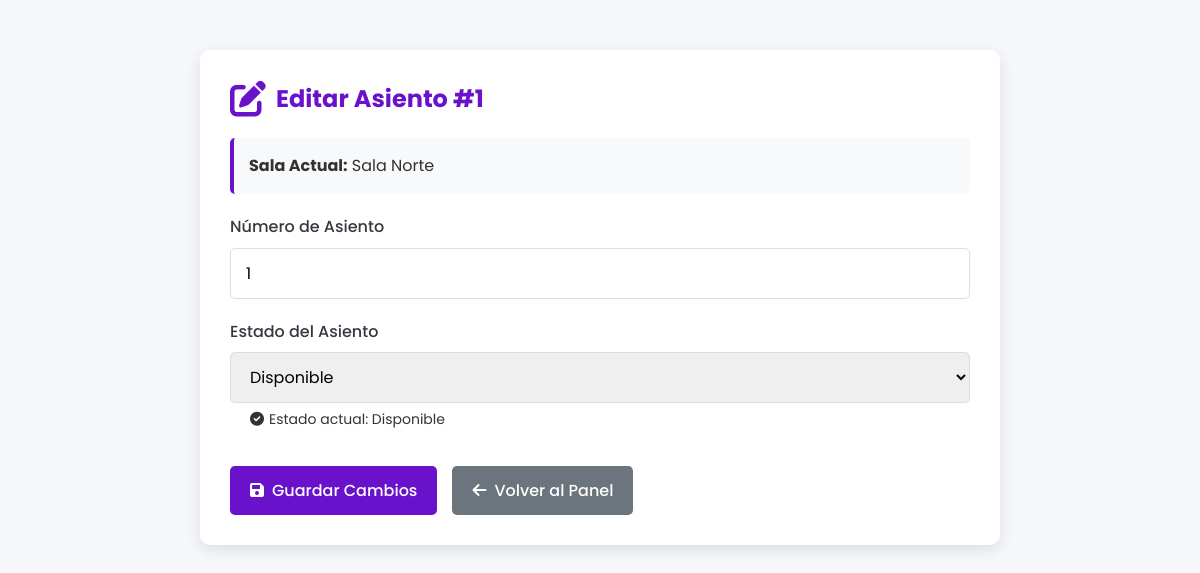
The app's page /admin/asientos/edit_asiento.php?id=147 with its own data.
### tables this page shows
CREATE TABLE `asientos` (
  `id_asiento` bigint(20) NOT NULL,
  `id_sala` bigint(20) NOT NULL,
  `fila` varchar(1) NOT NULL,
  `numero` int(11) NOT NULL,
  `tipo_asiento` varchar(50) NOT NULL,
  `estado` varchar(20) NOT NULL DEFAULT 'disponible'
);

CREATE TABLE `salas` (
  `id_sala` bigint(20) NOT NULL,
  `nombre` varchar(50) NOT NULL,
  `capacidad` int(11) NOT NULL
);

### admin/asientos/edit_asiento.php (the view, shortened to what this page needs)
<?php
require_once "../../api/db.php";
if (isset($_GET["id"])) {
    $id_asiento = $_GET["id"];
    $stmt = $pdo->prepare("SELECT * FROM asientos WHERE id_asiento = ?");
    $stmt->execute([$id_asiento]);
    $asiento = $stmt->fetch(PDO::FETCH_ASSOC);
}
?>
<!DOCTYPE html>
<html lang="es">
<head>
    <link rel="stylesheet" href="https://cdnjs.cloudflare.com/ajax/libs/font-awesome/6.0.0-beta3/css/all.min.css">
</head>
<body>
    <div class="container">
        <h2><i class="fas fa-edit"></i> Editar Asiento #<?= $asiento['numero'] ?></h2>
        <?php
        $stmt = $pdo->prepare("SELECT nombre FROM salas WHERE id_sala = ?");
        $stmt->execute([$asiento['id_sala']]);
        $sala = $stmt->fetch(PDO::FETCH_ASSOC);
        ?>
        <div class="current-sala">
            <strong>Sala Actual:</strong> <?= $sala['nombre'] ?>
        </div>
        <form method="POST">
            <div class="form-group">
                <label for="numero">Número de Asiento</label>
                <input type="number" name="numero" id="numero" value="<?= $asiento['numero'] ?>" min="1" required>
            </div>
            <div class="form-group">
                <label for="estado">Estado del Asiento</label>
                <select name="estado" id="estado" required>
                    <option value="disponible" <?= ($asiento['estado'] == "disponible") ? "selected" : "" ?>>
                        Disponible
                    </option>
                </select>
                <span class="status-badge status-<?= $asiento['estado'] ?>">
                    <i class="fas <?= ($asiento['estado'] == "disponible") ? 'fa-check-circle' : 'fa-times-circle' ?>"></i>
                    Estado actual: <?= ucfirst($asiento['estado']) ?>
                </span>
            </div>
            <div class="btn-group">
            <button type="submit" class="btn btn-primary">
                <i class="fas fa-save"></i> Guardar Cambios
            </button>
            <a href="../../admin/index.php" class="btn btn-secondary">
                <i class="fas fa-arrow-left"></i> Volver al Panel
            </a>
        </div>
        </form>
    </div>
</body>
</html>

### admin/asientos/edit_asiento.php (style rules this page uses)
:root { --primary: #6a11cb; --secondary: #2575fc; --success: #28a745; --danger: #dc3545; --light: #f8f9fa; --dark: #343a40; }
* { margin: 0; padding: 0; box-sizing: border-box; font-family: 'Poppins', sans-serif; }
body { background-color: #f5f7fa; color: #333; line-height: 1.6; }
.container { max-width: 800px; margin: 50px auto; padding: 30px; background: white; border-radius: 10px; box-shadow: 0 5px 15px rgba(0, 0, 0, 0.1); }
h2 { color: var(--primary); margin-bottom: 20px; display: flex; align-items: center; gap: 10px; }
h2 i { font-size: 1.5em; }
.form-group { margin-bottom: 20px; }
label { display: block; margin-bottom: 8px; font-weight: 500; color: var(--dark); }
select, input { width: 100%; padding: 12px 15px; border: 1px solid #ddd; border-radius: 5px; font-size: 16px; transition: border 0.3s; }
.btn { display: inline-flex; align-items: center; gap: 8px; padding: 12px 20px; border: none; border-radius: 5px; font-size: 16px; font-weight: 500; cursor: pointer; transition: all 0.3s; text-decoration: none; }
.btn-primary { background-color: var(--primary); color: white; }
.btn-secondary { background-color: #6c757d; color: white; }
.btn-group { display: flex; gap: 15px; margin-top: 30px; }
.status-badge { display: inline-flex; align-items: center; gap: 5px; padding: 5px 10px; border-radius: 20px; font-size: 14px; margin-left: 10px; }
.current-sala { background-color: #f8f9fa; padding: 15px; border-radius: 5px; margin-bottom: 20px; border-left: 4px solid var(--primary); }

### records on screen
asientos: numero "1", estado "Disponible"
salas: nombre "Sala Norte"
